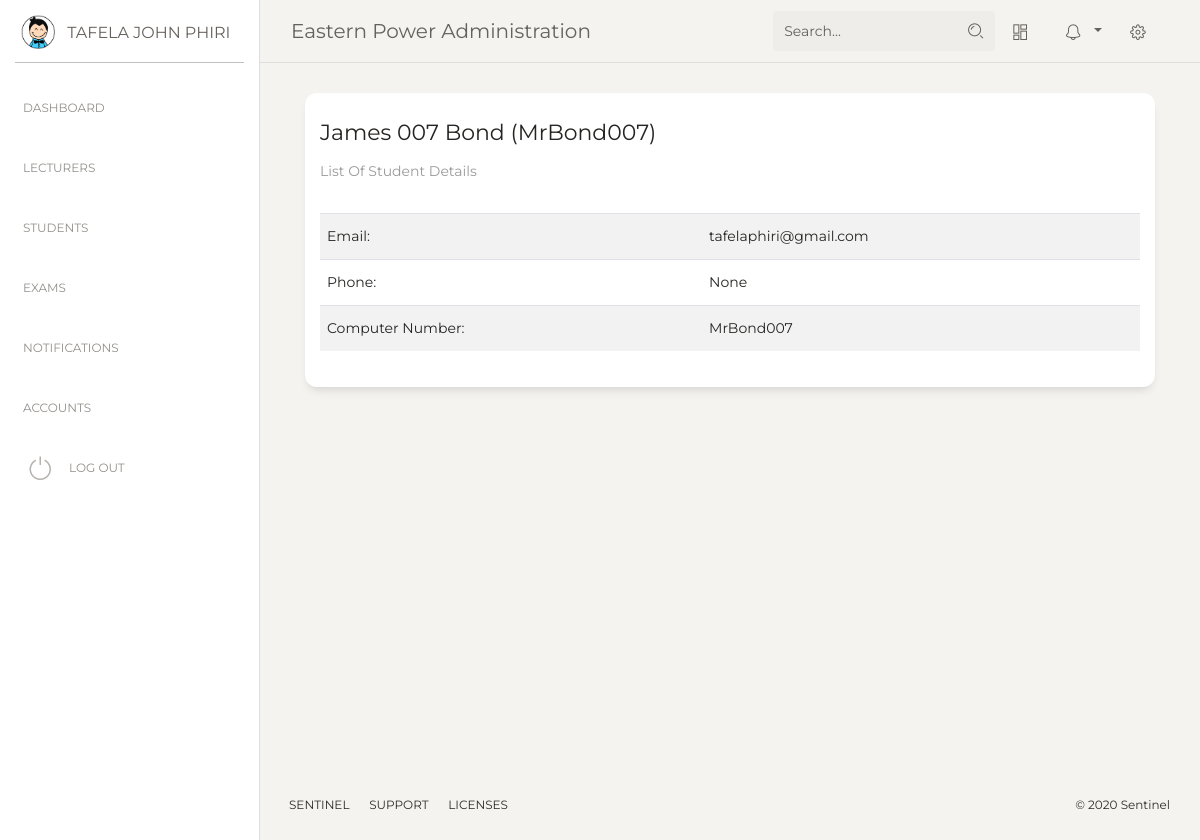
Screenshot of /administrator/students/3/details (signed in) with the database file from the repository.
### headway/models.py (models this page shows, shortened)
class User(AbstractUser):
    username_validator = UnicodeUsernameValidator()
    username = models.CharField(
        _('username'),
        max_length=150,
        unique=True,
        help_text=_('Enter a Student ID for student Accounts or Email for lecturer Accounts.'),
        validators=[username_validator],
        error_messages={
            'unique': _("A user with that username already exists."),
        },
    )
    email = models.EmailField(_('email address'), blank=True, unique=True)
    middle_name = models.CharField(max_length=50, blank=True, null=True)
    is_student = models.BooleanField(default=True)
    is_lecturer = models.BooleanField(default=False)
    is_admin = models.BooleanField(default=False)
    institution = models.ForeignKey(Institution, on_delete=models.CASCADE, null=True)
    USERNAME_FIELD = 'username'
    REQUIRED_FIELDS = ['email']
    def get_full_name(self):
        if self.middle_name:
            full_name = '%s %s %s' % (self.first_name, self.middle_name, self.last_name)
        else:
            full_name = '%s %s' % (self.first_name, self.last_name)
        return full_name
    def __str__(self):
        return self.get_full_name()

class Institution(models.Model):
    name = models.CharField(max_length=100, help_text='Enter Institution Name')
    active_subscription = models.BooleanField(default=True)
    subscription_type = models.CharField(max_length=1)  # add choices
    subscription_start = models.DateField(auto_created=True, auto_now_add=True)
    subscription_end = models.DateField()
    short_name = models.CharField(max_length=10, default='INSTITUTE', help_text='Enter A Short Abbreviation Of'
                                                                                'Your Institutes Name '
                                                                                '(10 Characters Max.)')

class PersonalDetails(models.Model):
    province = models.CharField(max_length=100, blank=True, null=True)
    district = models.CharField(max_length=100, blank=True, null=True)
    town = models.CharField(max_length=100, blank=True, null=True)
    home_address = models.CharField(max_length=100, blank=True, null=True)
    phone = models.CharField(max_length=15, blank=True, null=True)
    birthday = models.DateField(verbose_name='Date of Birth', blank=True, null=True)
    marital_status = models.CharField(max_length=1, choices=MARRIED, blank=True, null=True)
    nrc_number = models.CharField(max_length=15, blank=True, null=True)
    class Meta:
        abstract = True

class Student(PersonalDetails):
    user = models.OneToOneField(User, on_delete=models.CASCADE)
    picture = models.ImageField(null=True, blank=True, default='no-img.png')
    program = models.ForeignKey(Program, on_delete=models.SET_NULL, null=True)
    guardian = models.OneToOneField(Guardian, on_delete=models.SET_NULL, null=True, blank=True)
    courses = models.ManyToManyField(Course, related_name='courses', blank=True, through=CourseRegister)
    year = models.IntegerField(choices=YEARS, default=1)
    semester = models.IntegerField(choices=SEMESTER, default=1)
    exams = models.ManyToManyField('Exam', related_name='students', through='ExamRegister')
    is_active = models.BooleanField(default=True) # for pursose of students that left the school but can still login
    def __str__(self):
        return str(self.user) + '  (' + str(self.user.username) + ')'

### administrator/views.py (the view)
# urls.py: path('students/<int:pk>/details', views.StudentDetails.as_view(), name='student_details'),
@method_decorator(user_is_admin, name='get')
class StudentDetails(DetailView):
    template_name = 'administrator/student_detail.html'
    model = Student
    context_object_name = 'student'

### templates/administrator/student_detail.html (shortened to what this page needs)
{% extends 'administrator/base.html' %}
{% block content %}
    <div class="col-md-12">
        <div class="card ">
          <div class="card-header ">
            <h5 class="card-title">{{ student }}</h5>
            <p class="card-category">List Of Student Details</p>
          </div>
          <div class="card-body">
                <div class="table-responsive">
				<table class="table table-striped">
					<tbody>
                        <tr>
                            <td>Email:</td>
                            <td>{{ student.user.email }}</td>
						</tr>
                        <tr>
                            <td>Phone:</td>
                            <td>{{ student.phone }}</td>
                        </tr>
                        <tr>
                            <td>Computer Number:</td>
                            <td>{{ student.user.username }}</td>
                        </tr>
					</tbody>
				</table>
			</div>
          </div>
        </div>
        </div>
{% endblock content %}

### templates/administrator/base.html (shortened to what this page needs)
{% load static %}
<!DOCTYPE html>
<html lang="en">
<head>
  <link href="https://maxcdn.bootstrapcdn.com/font-awesome/latest/css/font-awesome.min.css" rel="stylesheet">
  <link href="{% static 'assets/css/bootstrap.min.css' %}" rel="stylesheet" />
  <link href="{% static 'assets/css/paper-dashboard.css' %}" rel="stylesheet" />
</head>
<body class="">
  <div class="wrapper ">
    <div class="sidebar" data-color="white" data-active-color="danger">
      <div class="logo">
        <a href="#" class="simple-text logo-mini">
          <div class="logo-image-small">
            <img src="{% static 'assets/img/logo-small.png' %}">
          </div>
        </a>
        <a href="#" class="simple-text logo-normal">
          {{ request.user}}
        </a>
      </div>
    <!-- loading urls for purpose of showing active tubs
    {% url 'administrator:dash' as dash_dir %} {% url 'administrator:lecturers' as lecturers_dir %}
        {% url 'administrator:students' as students_dir %} {% url 'administrator:exams' as exams_dir %}
    {% url 'administrator:notifications' as notifications_dir %} {% url 'administrator:accounts' as accounts_dir %}-->
      <div class="sidebar-wrapper">
        <ul class="nav">
          <li{% if request.path == dash_dir %} class="active" {% endif%} >
                  <a href="{% url 'administrator:dash' %}">
              <p>Dashboard</p>
            </a>
          </li>
          <li {% if request.path == lecturers_dir %} class="active"{% endif %}>
            <a href="{% url 'administrator:lecturers' %}">
              <p>Lecturers</p>
            </a>
          </li>
          <li {% if request.path == students_dir %} class="active"{% endif %}>
            <a href="{% url 'administrator:students' %}">
              <p>Students</p>
            </a>
          </li>
          <li {% if request.path == exams_dir %} class="active"{% endif %}>
            <a href="{% url 'administrator:exams' %}">
              <p>Exams</p>
            </a>
          </li>
          <li {% if request.path == notifications_dir %}class="active"{% endif %}>
            <a href="{% url 'administrator:notifications' %}">
              <p>Notifications</p>
            </a>
          </li>
        <li {% if request.path == accounts_dir %}class="active"{% endif %}>
            <a href="{% url 'administrator:accounts' %}">
              <p>Accounts</p>
            </a>
          </li>
          <li class="active-pro">
            <a href="{% url 'logout' %}">
              <i class="nc-icon nc-button-power"></i>
              <p>Log Out</p>
            </a>
          </li>
        </ul>
      </div>
    </div>
    <div class="main-panel">
      <nav class="navbar navbar-expand-lg navbar-absolute fixed-top navbar-transparent">
        <div class="container-fluid">
          <div class="navbar-wrapper">
            <a class="navbar-brand" href="{% url 'administrator:institution_details' pk=request.user.institution.pk%}">
                {{ request.user.institution.name }} Administration</a>
          </div>
          <div class="collapse navbar-collapse justify-content-end" id="navigation">
            <form method="get" action="{% url 'headway:search' %}">
              <div class="input-group no-border">
                <input type="text" value="{{ request.GET.q }}" class="form-control" placeholder="Search..." name="q">
                <div class="input-group-append">
                  <div class="input-group-text">
                    <i class="nc-icon nc-zoom-split"></i>
                  </div>
                </div>
              </div>
            </form>
            <ul class="navbar-nav">
              <li class="nav-item">
                <a class="nav-link btn-magnify" href="#">
                  <i class="nc-icon nc-layout-11"></i>
                </a>
              </li>
              <li class="nav-item btn-rotate dropdown">
                <a class="nav-link dropdown-toggle" href="http://example.com" id="navbarDropdownMenuLink" data-toggle="dropdown" aria-haspopup="true" aria-expanded="false">
                  <i class="nc-icon nc-bell-55"></i>
                </a>
              </li>
              <li class="nav-item">
                <a class="nav-link btn-rotate" href="#">
                  <i class="nc-icon nc-settings-gear-65"></i>
                </a>
              </li>
            </ul>
          </div>
        </div>
      </nav>
      <div class="content">
          {% block content %}
          {% endblock %}
      </div>
      <footer class="footer footer-black  footer-white ">
        <div class="container-fluid">
          <div class="row">
            <nav class="footer-nav">
              <ul>
                <li>
                  <a href="#" target="_blank">Sentinel</a>
                </li>
                <li>
                  <a href="#" target="_blank">Support</a>
                </li>
                <li>
                  <a href="#" target="_blank">Licenses</a>
                </li>
              </ul>
            </nav>
            <div class="credits ml-auto">
              <span class="copyright">
                ©
                 Sentinel
              </span>
            </div>
          </div>
        </div>
      </footer>
    </div>
  </div>
</body>
</html>

### rows the page displays
User: user "TAFELA JOHN PHIRI", user.institution.name "Eastern Power"
Student: user.username "James 007 Bond (MrBond007)", user.email "tafelaphiri@gmail.com", phone "None", user.username "MrBond007"
